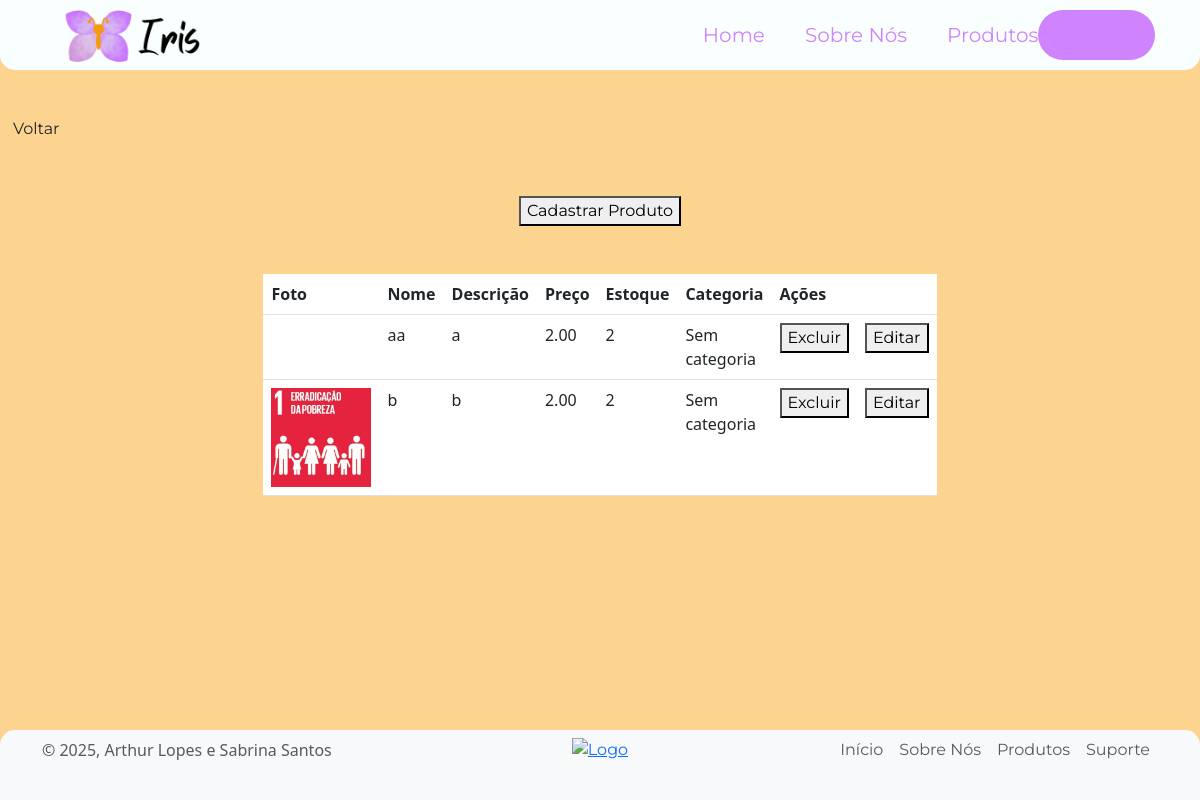
Page /listar-produtos on the committed database.
### app/models.py (models this page shows)
class Produto(models.Model):
    nomeProduto = models.CharField(max_length = 200)
    descricaoProduto = models.TextField()
    precoProduto = models.DecimalField(max_digits=10, decimal_places=2)
    imagemProduto = models.ImageField(upload_to='imagens/')
    qtdeEstoque = models.IntegerField()
    categoriaProduto = models.ForeignKey(Categoria, on_delete=models.SET_NULL, null=True, blank=True)

### app/views.py (the view)
# urls.py: path('listar-produtos', views.listarProdutos, name="listarProdutos" ),
def listarProdutos(request):
    produtos = Produto.objects.all().values()
    return render(request, "listar-produtos.html", {'listarProdutos': produtos})

### app/templates/listar-produtos.html (shortened to what this page needs)
{% extends 'template.html' %}
{% load static %}
{% block 'main' %}
<a href="{% url 'dashboard' %}"><button id="btnVoltar" class="btn ">Voltar</button></a>
    <a href="{% url 'cadastrarProduto' %}" style="justify-content: center; display: flex; margin: 3em; text-decoration: none; text-align: center;"><button  id="btnEditar"> Cadastrar Produto </button> </a>
    <table class="table table-hover p-3 m-auto" style="width: 40%;">
        <tr id="trUsuarios">
            <th>Foto</th>
            <th>Nome</th>
            <th>Descrição</th>
            <th>Preço</th>
            <th>Estoque</th>
            <th>Categoria</th>
            <th colspan= "2">Ações</th>
        </tr>
        {% for produto in listarProdutos %}
            <tr id="trProd">
                <td><img src="/media/{{ produto.imagemProduto }}"  alt=""  style="width: 100px; height: auto;"></td>
                <td>{{produto.nomeProduto}}</td>
                <td>{{produto.descricaoProduto}}</td>
                <td>{{produto.precoProduto}}</td>
                <td>{{produto.qtdeEstoque}}</td>
                   <td>
                {% if produto.categoriaProduto %}
                    {{ produto.categoriaProduto }}
                {% else %}
                    Sem categoria
                {% endif %}
                </td>
                <td><a href="{% url 'excluirProduto' produto.id %}"> <button  id="btnExcluir"> Excluir </button> </a></td>
               <td><a href="{% url 'editarProduto' produto.id %}"> <button id="btnEditar"> Editar</button> </a></td>
            </tr>
        {% endfor %}
    </table>
{% endblock %}

### app/static/css/estilo.css (style rules this page uses)
body { margin: 0; padding-top: 80px; background-color: #fcd48f; }
a, p, button { font-family: "Montserrat", sans-serif; font-optical-sizing: auto; font-weight: 400; }

### rows in the picture
Produto: nomeProduto "aa", descricaoProduto "a", precoProduto "2.00", qtdeEstoque "2"
Produto: imagemProduto (picture), nomeProduto "b", descricaoProduto "b", precoProduto "2.00", qtdeEstoque "2"
